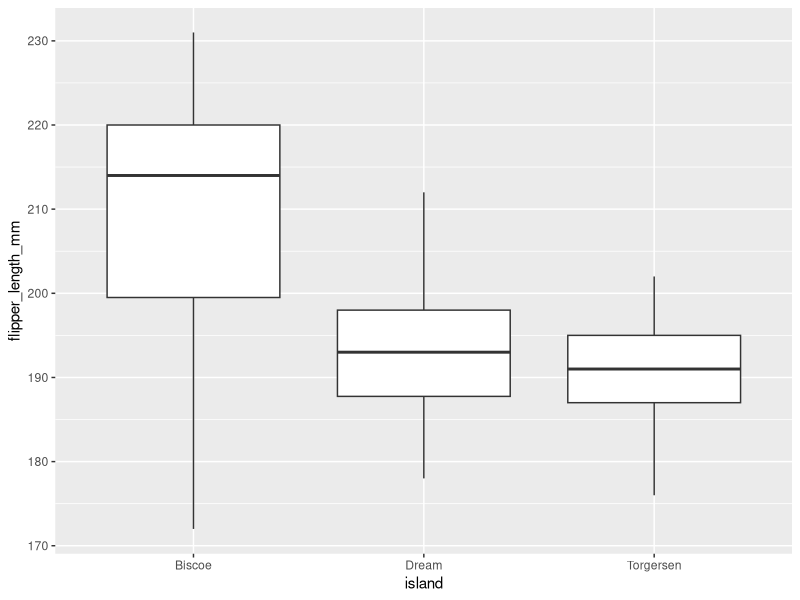
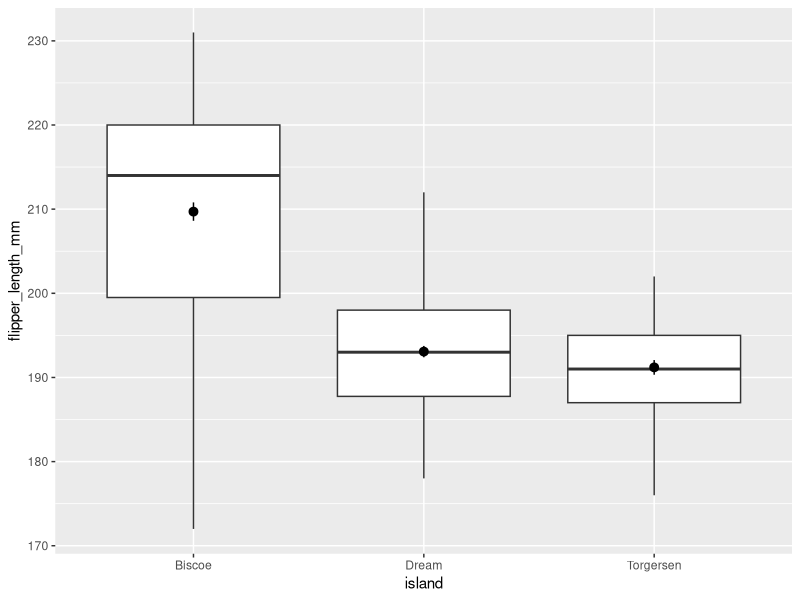
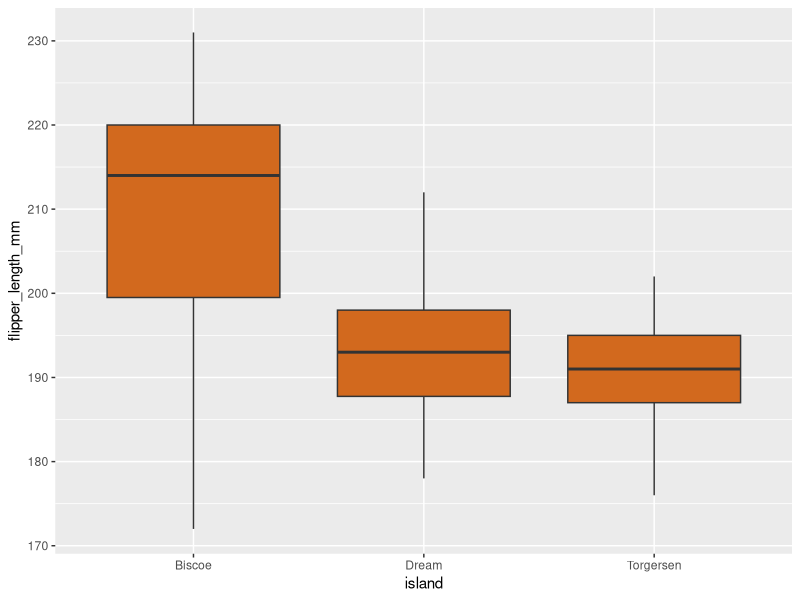
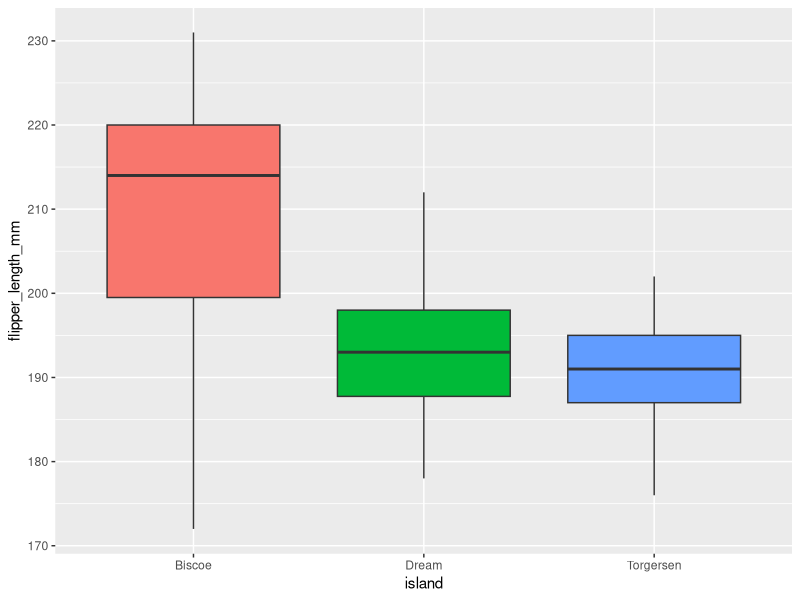
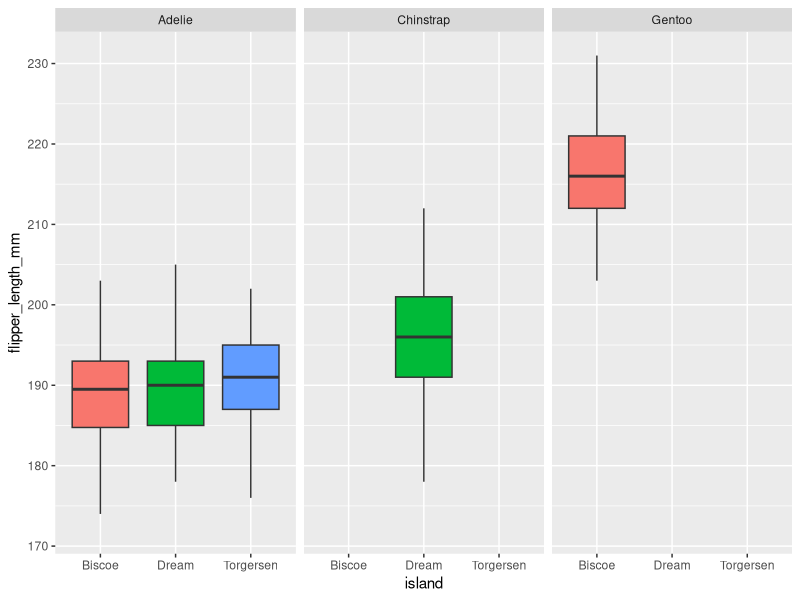
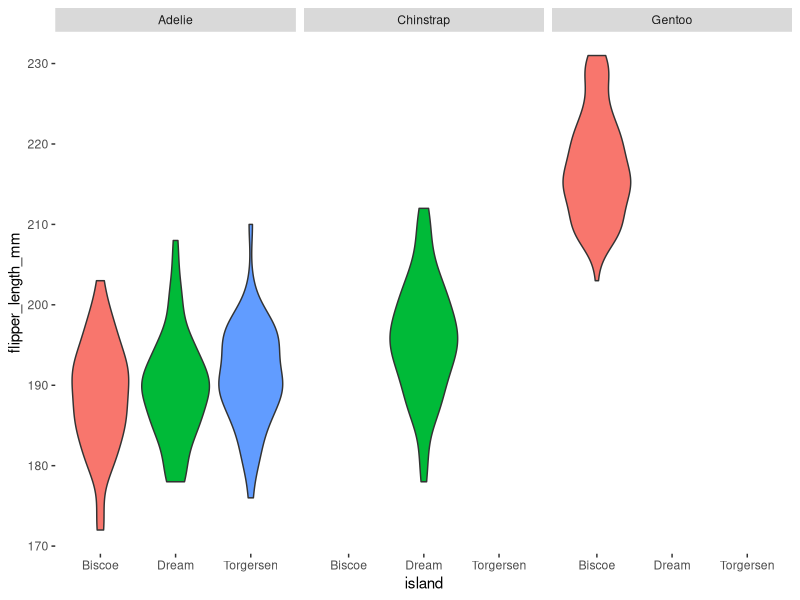

Write the R code that produced these figures, in order.
## ---- chunk 1
library(tidyverse)
library(palmerpenguins)
penguins %>%
  ggplot(aes(x = island, y = flipper_length_mm)) +
  geom_boxplot(outlier.shape = NA)
## ---- chunk 2
penguins %>%
  ggplot(aes(x = island, y = flipper_length_mm)) +
  geom_boxplot(outlier.shape = NA) +
  stat_summary()
## ---- chunk 3
penguins %>%
  ggplot(aes(x = island, y = flipper_length_mm)) +
  geom_boxplot(outlier.shape = NA, fill = "chocolate") +
  stat_summary(fun.data = mean_cl_normal, size = 0.75)
## ---- chunk 4
penguins %>%
  ggplot(aes(x = island, y = flipper_length_mm, fill = island)) +
  geom_boxplot(outlier.shape = NA) +
  stat_summary(fun.data = mean_cl_normal, size = 0.75) +
  theme(legend.position = "none")
## ---- chunk 5
penguins %>%
  ggplot(aes(x = island, y = flipper_length_mm, fill = island)) +
  geom_boxplot(outlier.shape = NA) +
  stat_summary(fun.data = mean_cl_normal, size = 0.75) +
  facet_wrap(vars(species)) +
  theme(legend.position = "none")
## ---- chunk 6
penguins %>%
  ggplot(aes(x = island, y = flipper_length_mm, fill = island)) +
  geom_violin(outlier.shape = NA) +
  stat_summary(fun.data = mean_cl_normal, size = 0.75) +
  facet_wrap(vars(species)) +
  theme(legend.position = "none",
        panel.background = element_rect(fill = "white"))
